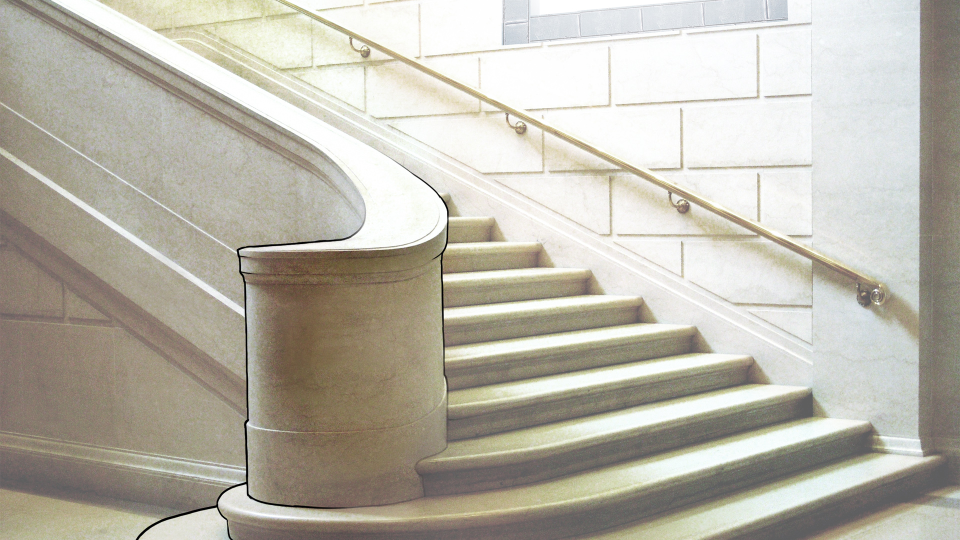
#> input picture googlemak/game/images/backgrounds/LS_Stairwell.jpg, 1920 x 1080 px (shown at 1/2 size); its folder holds 4 pictures in this run
$ python resize_background.py   (older library calls are emulated)
#> lines starting #> are read from the running program, lines starting #| are printed output that depends on the picture
#!/usr/bin/python
from PIL import Image
import os, sys

path = "googlemak/game/images/backgrounds/"
dirs = os.listdir( path )

def resize():
    for item in dirs:
        if os.path.isfile(path+item):
            im = Image.open(path+item)
#> im is the input picture: PIL image 1920x1080 RGB; mean R, G, B 186.1, 182.1, 170.5
            f, e = os.path.splitext(path+item)
            imResize = im.resize((1280,720), Image.ANTIALIAS)
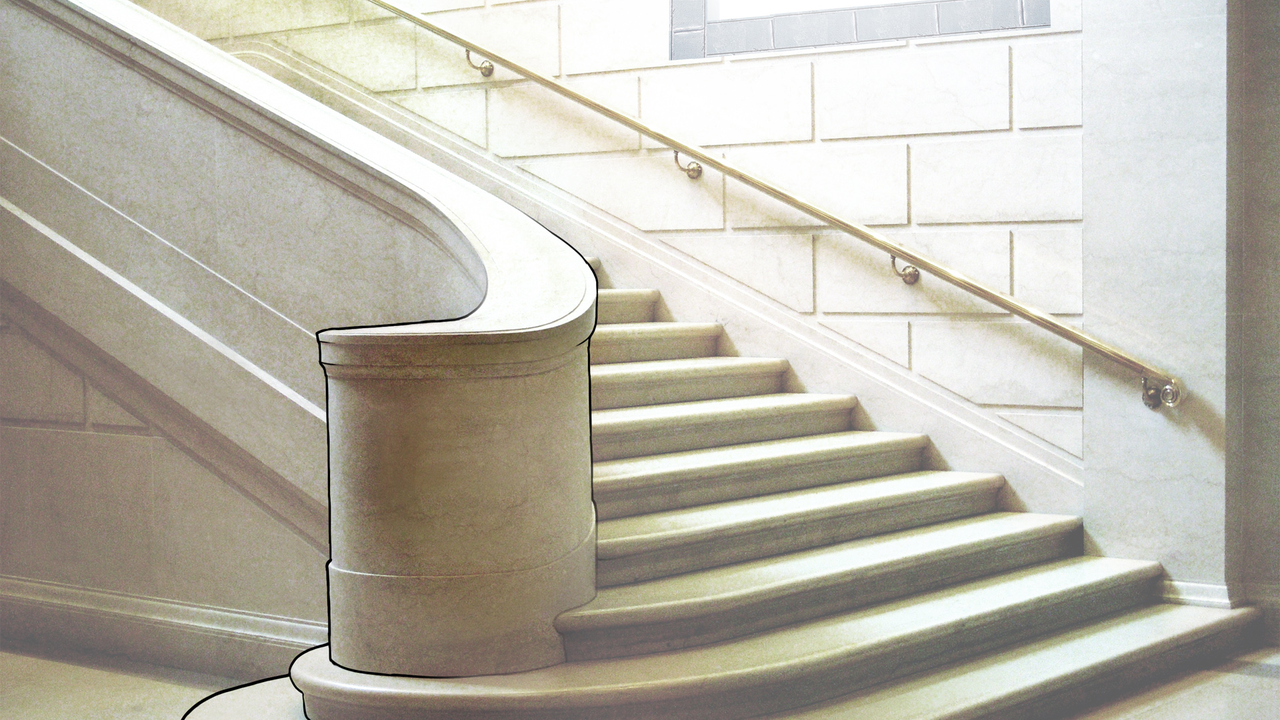
#> imResize: PIL image 1280x720 RGB; mean R, G, B 186.1, 182.1, 170.5
#> pass 3 of the loop in resize, `for item in dirs:`:
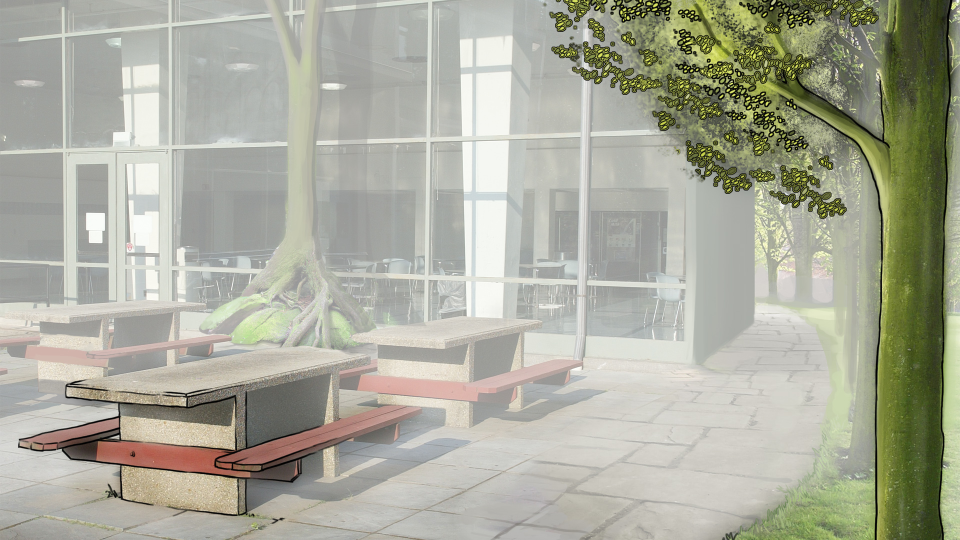
#> input picture googlemak/game/images/backgrounds/LS_courtyard.jpg, 1920 x 1080 px (shown at 1/2 size)
#> in resize, im is the input picture: PIL image 1920x1080 RGB; mean R, G, B 170.1, 171.1, 156
#> in resize, `imResize = im.resize((1280,720), Image.ANTIALIAS)`:
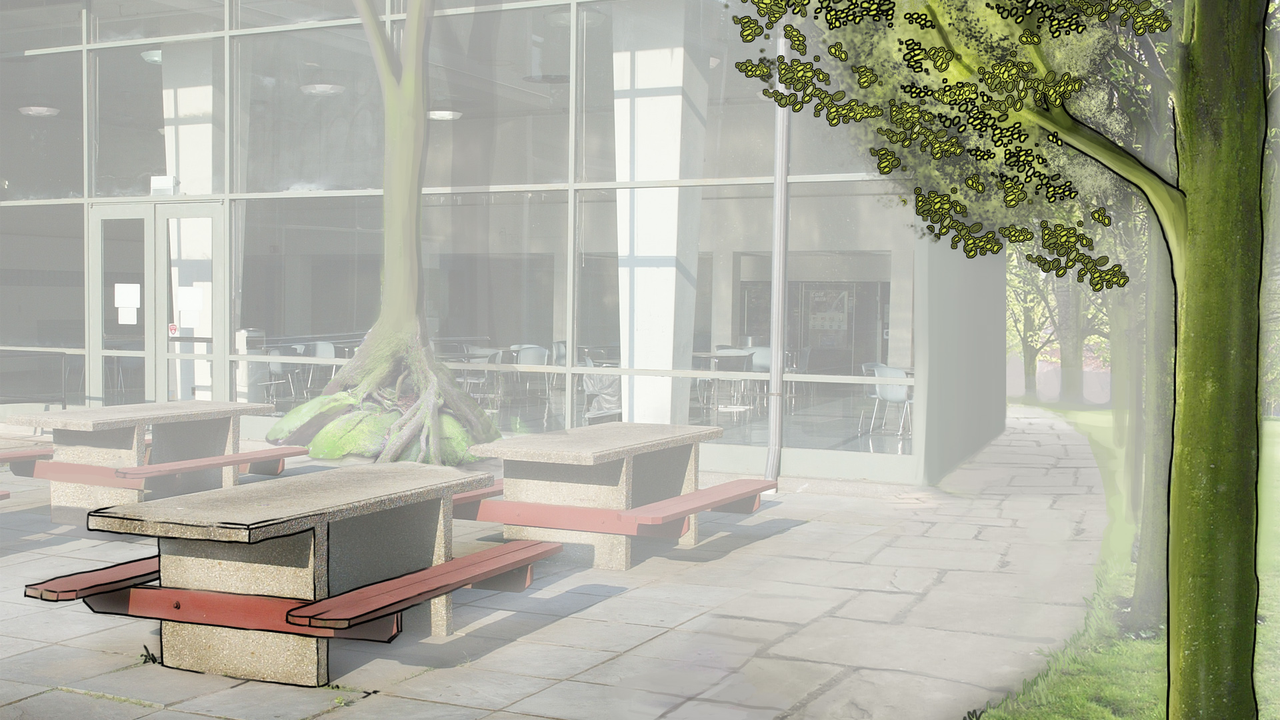
#> imResize: PIL image 1280x720 RGB; mean R, G, B 170.1, 171.1, 156
#> the loop made 4 passes; the first 3 are shown
            imResize.save(f + '_done.png', 'PNG', quality=90)

resize()
